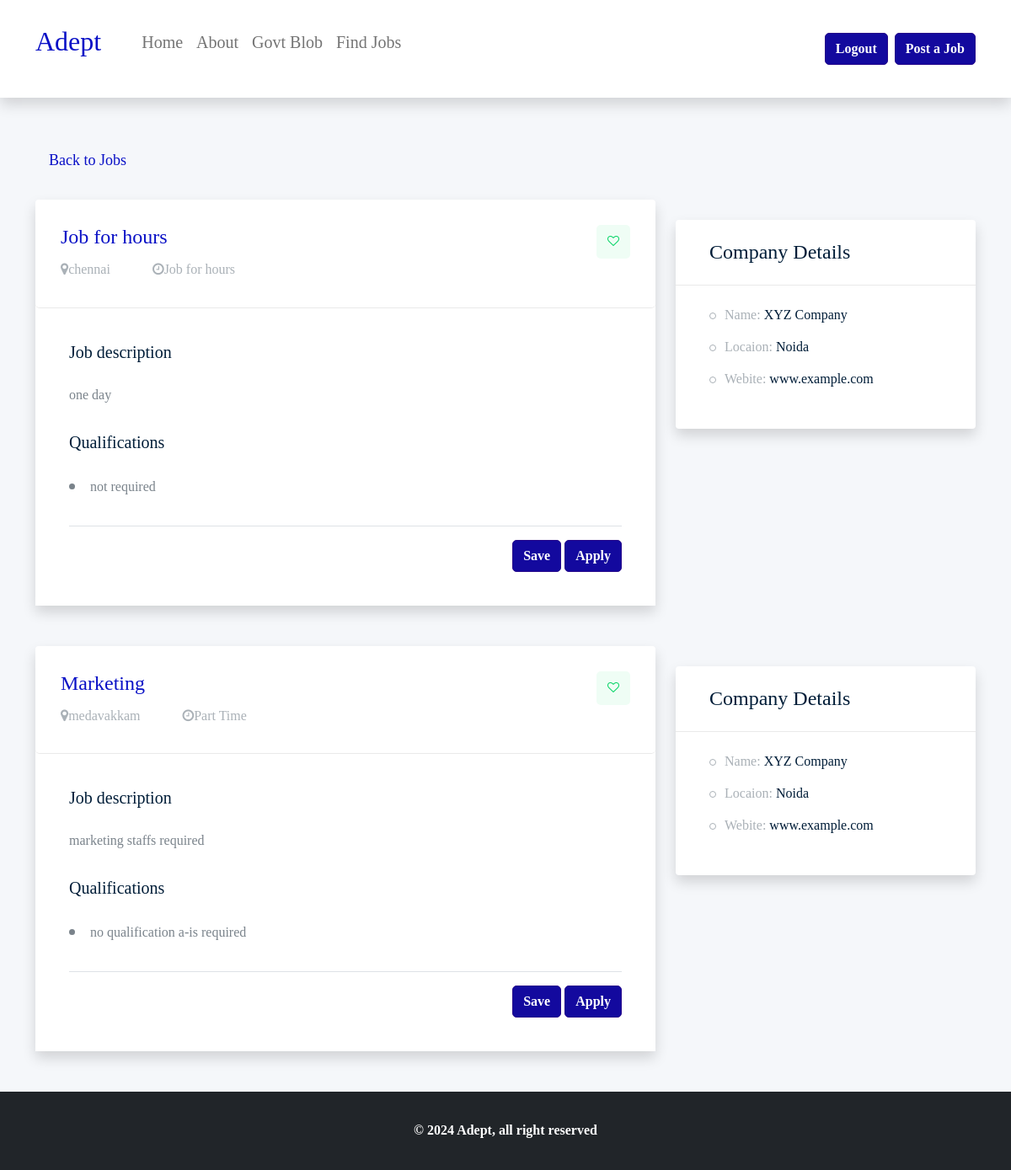
The page /jobdetail (signed in) on the database its author committed.
### tables this page shows
CREATE TABLE jobs(title text,category text,jobnature text,vacancy text,salary text,location text,description text,qualifications text,keywords text,name text, companylocation tect,website text);

### app.py (the view)
@app.route('/jobdetail')
def jobdetail():
    sqlconnection = sqlite3.connect('adept.db')
    cur = sqlconnection.cursor()
    cur.execute("""select * from jobs""")
    sqlconnection.commit()
    find=cur.fetchall()
    return render_template('job-detail.html',findjobs=find)
    return render_template('job-detail.html')

### templates/job-detail.html (shortened to what this page needs)
<!DOCTYPE html>
<html class="no-js" lang="en_AU" >
<head>
    <link href="https://cdn.jsdelivr.net/npm/bootstrap@5.0.2/dist/css/bootstrap.min.css" rel="stylesheet">
    <link rel="stylesheet" href="{{url_for('static' ,filename='style.css')}}">
	<link rel="stylesheet" href="https://cdnjs.cloudflare.com/ajax/libs/font-awesome/4.7.0/css/font-awesome.css" />
    <link rel="stylesheet" type="text/css" href="src/style.css" />
</head>
<body data-instant-intensity="mousedown">
<header>
	<nav class="navbar navbar-expand-lg navbar-light bg-white shadow py-3">
		<div class="container">
			<a class="navbar-brand" href="/"><p class="fs-2" style="color:rgba(9, 16, 198);">Adept</p></a>
			<div class="collapse navbar-collapse" id="navbarSupportedContent">
				<ul class="navbar-nav ms-0 ms-sm-0 me-auto mb-2 mb-lg-0 ms-lg-4">
					<li class="nav-item">
						<a class="nav-link" aria-current="page" href="/"><p class="fs-5">Home</p></a>
					</li>
                    <li class="nav-item">
						<a class="nav-link" aria-current="page" href="/about"><p class="fs-5">About</p></a>
					</li>
                    <li class="nav-item">
                        <a class="nav-link" aria-current="page" href="/govtblob"><p class="fs-5">Govt Blob</p></a>
                    </li>
					<li class="nav-item">
						<a class="nav-link" aria-current="page" href="/Findjobs"><p class="fs-5">Find Jobs</p></a>
					</li>
				</ul>
                {% if 'email' in session %}
                <a class="btn btn-success me-2" href="/logout" type="submit">Logout</a>
            {% else %}
            <a class="btn btn-success me-2" href="/login" type="submit">Login</a>
            {% endif %}
				<a class="btn btn-success" href="/postjobs" type="submit">Post a Job</a>
			</div>
		</div>
	</nav>
</header>
<section class="section-4 bg-2">
    <div class="container pt-5">
        <div class="row">
            <div class="col">
                <nav aria-label="breadcrumb" class=" rounded-3 p-3">
                    <ol class="breadcrumb mb-0">
                        <li class="breadcrumb-item"><a href="/Findjobs"><h6  style="color:rgb(9, 16, 198);">Back to Jobs</h6></a></li>
                    </ol>
                </nav>
            </div>
        </div>
    </div>
    {%for i in findjobs%}
    <div class="container job_details_area">
        <div class="row pb-5">
            <div class="col-md-8">
                <div class="card shadow border-0">
                    <div class="job_details_header">
                        <div class="single_jobs white-bg d-flex justify-content-between">
                            <div class="jobs_left d-flex align-items-center">
                                <div class="jobs_conetent">
                                    <a href="#">
                                        <h4 style="color:rgb(9, 16, 198);">{{i[1]}}</h4>
                                    </a>
                                    <div class="links_locat d-flex align-items-center">
                                        <div class="location">
                                            <p> <i class="fa fa-map-marker"></i>{{i[5]}}</p>
                                        </div>
                                        <div class="location">
                                            <p> <i class="fa fa-clock-o"></i>{{i[2]}}</p>
                                        </div>
                                    </div>
                                </div>
                            </div>
                            <div class="jobs_right">
                                <div class="apply_now">
                                    <a class="heart_mark" href="#"> <i class="fa fa-heart-o" aria-hidden="true"></i></a>
                                </div>
                            </div>
                        </div>
                    </div>
                    <div class="descript_wrap white-bg">
                        <div class="single_wrap">
                            <h4>Job description</h4>
                            <p>{{i[6]}}</p>
                        </div>
                        <div class="single_wrap">
                            <h4>Qualifications</h4>
                            <ul>
                                <li>{{i[7]}}</li>
                        </div>
                        <div class="border-bottom"></div>
                        <div class="pt-3 text-end">
                            <a href="#" class="btn btn-success">Save</a>
                            <a href="/jobapply" class="btn btn-success">Apply</a>
                        </div>
                    </div>
                </div>
            </div>
            <div class="col-md-4">
                <div class="card shadow border-0 my-4">
                    <div class="job_sumary">
                        <div class="summery_header pb-1 pt-4">
                            <h3>Company Details</h3>
                        </div>
                        <div class="job_content pt-3">
                            <ul>
                                <li>Name: <span>XYZ Company</span></li>
                                <li>Locaion: <span>Noida</span></li>
                                <li>Webite: <span>www.example.com</span></li>
                            </ul>
                        </div>
                    </div>
                </div>
            </div>
        </div>
    </div>
    {% endfor %}
</section>
<footer class="bg-dark py-3 bg-2">
<div class="container">
    <p class="text-center text-white pt-3 fw-bold fs-6">© 2024 Adept, all right reserved</p>
</div>
</footer>
</body>
</html>

### rows shown on the page
jobs: category "Job for hours", location "chennai", jobnature "Job for hours", description "one day", qualifications "not required"
jobs: category "Marketing", location "medavakkam", jobnature "Part Time", description "marketing staffs required", qualifications "no qualification a-is required"
